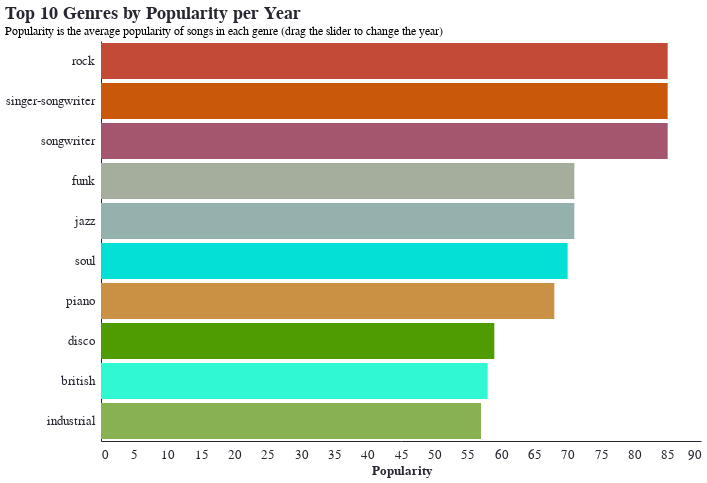

The notebook cell saved with this chart:
### Code cell
# color mapping
fixed_color_scale = alt.Scale(
    domain=mapping_file['genre'].tolist(),
    range=mapping_file['color'].tolist()
)

color_encoding = alt.Color('track_genre:N', scale=fixed_color_scale, legend=None)

# Define the slider
year_param = alt.param(
    name='year_selector',
    bind=alt.binding_range(
        min=int(genre_year['release_year'].min()),
        max=int(genre_year['release_year'].max()),
        step=1,
        name='Year:'
    ),
    value=int(genre_year['release_year'].min())
)

# Create the bar chart
bar_chart = alt.Chart(genre_year).transform_filter(
    alt.datum.release_year == year_param
).transform_window(
    rank='rank(avg_popularity)',
    sort=[alt.SortField('avg_popularity', order='descending')],
    groupby=['release_year']
).transform_filter(
    'datum.rank <= 10'
).mark_bar().encode(
    y=alt.Y('track_genre:N', sort='-x', title=None),
    x=alt.X('avg_popularity:Q', title='Popularity'),
    color=color_encoding,
    tooltip=[
        alt.Tooltip('track_genre:N', title='Genre'),
        alt.Tooltip('avg_popularity:Q', title='Popularity', format='.2f'),
        alt.Tooltip('top_tracks:N', title='Top Songs'),
    ],
).add_params(
    year_param
).properties(
    title=alt.TitleParams(
        text=['Top 10 Genres by Popularity per Year'],
        subtitle=['Popularity is the average popularity of songs in each genre (drag the slider to change the year)'],
    ),
    width=600,
    height=400
)
bar_chart.configure_view(
    strokeWidth=0,
).configure_axis(
    grid=False
)

### Figure 1 — Vega-Lite specification as saved in the notebook (floating-point values rounded to 4 significant figures; data arrays with more than 128 entries replaced by an {"elided": "..."} marker saying what was removed)
{"config": {"arc": {"fill": "#F63366"}, "area": {"fill": "#F63366"}, "circle": {"fill": "#F63366", "stroke": "#262730", "strokeWidth": 0.5}, "line": {"stroke": "#F63366"}, "path": {"stroke": "#F63366"}, "point": {"stroke": "#F63366"}, "rect": {"fill": "#F63366"}, "shape": {"stroke": "#F63366"}, "symbol": {"fill": "#F63366"}, "title": {"font": "IBM Plex Mono", "color": "#262730", "fontSize": 17.6, "anchor": "start"}, "subtitle": {"font": "IBM Plex Mono", "color": "#262730", "fontSize": 18, "anchor": "start"}, "axis": {"titleFont": "IBM Plex Mono", "titleColor": "#262730", "titleFontSize": 12.8, "labelFont": "IBM Plex Mono", "labelColor": "#262730", "labelFontSize": 12.8, "gridColor": "#f0f2f6", "domainColor": "#262730", "tickColor": "#fff", "grid": false}, "header": {"labelFont": "IBM Plex Mono", "titleFont": "IBM Plex Mono", "labelFontSize": 16, "titleFontSize": 16}, "legend": {"titleFont": "IBM Plex Mono", "titleColor": "#262730", "titleFontSize": 12.8, "labelFont": "IBM Plex Mono", "labelColor": "#262730", "labelFontSize": 12.8}, "range": {"category": ["#fcca46", "#fe7f2d", "#233d4d", "#a1c181", "#717744", "#00798c"], "diverging": ["#850018", "#cd1549", "#f6618d", "#fbafc4", "#f5f5f5", "#93c5fe", "#5091e6", "#1d5ebd", "#002f84"], "heatmap": ["#ffb5d4", "#ff97b8", "#ff7499", "#fc4c78", "#ec245f", "#d2004b", "#b10034", "#91001f", "#720008"], "ramp": ["#ffb5d4", "#ff97b8", "#ff7499", "#fc4c78", "#ec245f", "#d2004b", "#b10034", "#91001f", "#720008"], "ordinal": ["#ffb5d4", "#ff97b8", "#ff7499", "#fc4c78", "#ec245f", "#d2004b", "#b10034", "#91001f", "#720008"]}, "view": {"strokeWidth": 0}}, "data": {"name": "data-b347aa60f741c99a34a17cecd7b321b3"}, "mark": {"type": "bar"}, "encoding": {"color": {"field": "track_genre", "legend": null, "scale": {"domain": ["acoustic", "afrobeat", "alt-rock", "alternative", "ambient", "anime", "black-metal", "bluegrass", "blues", "brazil", "breakbeat", "british", "cantopop", "chicago-house", "children", "chill", "classical", "club", "comedy", "country", "dance", "dancehall", "death-metal", "deep-house", "detroit-techno", "disco", "disney", "drum-and-bass", "dub", "dubstep", "edm", "electro", "electronic", "emo", "folk", "forro", "french", "funk", "garage", "german", "gospel", "goth", "grindcore", "groove", "grunge", "guitar", "happy", "hard-rock", "hardcore", "hardstyle", "heavy-metal", "hip-hop", "honky-tonk", "house", "idm", "indian", "indie-pop", "indie", "industrial", "iranian", "j-dance", "j-idol", "j-pop", "j-rock", "jazz", "k-pop", "kids", "latin", "latino", "malay", "mandopop", "metal", "metalcore", "minimal-techno", "mpb", "new-age", "opera", "pagode", "party", "piano", "pop-film", "pop", "power-pop", "progressive-house", "psych-rock", "punk-rock", "punk", "r-n-b", "reggae", "reggaeton", "rock-n-roll", "rock", "rockabilly", "romance", "sad", "salsa", "samba", "sertanejo", "show-tunes", "singer-songwriter", "ska", "sleep", "songwriter", "soul", "spanish", "study", "swedish", "synth-pop", "tango", "techno", "trance", "trip-hop", "turkish", "world-music"], "range": ["#BDA69F", "#0cce35", "#8cd0a4", "#7d6277", "#7248ad", "#477183", "#347a3f", "#2c833f", "#3D71A9", "#1045d1", "#0f4194", "#2ff8d2", "#6ff151", "#771f54", "#0d961f", "#002C5C", "#d6cb4d", "#70dd97", "#e5feba", "#8e6f03", "#4D8076", "#51bedd", "#d860ea", "#ae3550", "#8e4527", "#4f9b02", "#6e3d9a", "#ac561e", "#3454e7", "#2f7c62", "#c285d4", "#3184cf", "#b7cc25", "#b01af6", "#876f47", "#163f22", "#eb39bc", "#A5AE9D", "#c1cf42", "#28587f", "#961b76", "#b92839", "#6273a6", "#239cbb", "#17764b", "#74af15", "#942aa8", "#700000", "#77305d", "#33b675", "#c29fe7", "#8e528e", "#e82565", "#bacb48", "#534765", "#bd885c", "#4B4453", "#6b4481", "#88b151", "#248ede", "#579f7c", "#7d57db", "#53a97d", "#3E4756", "#95B1AE", "#845EC2", "#707166", "#FEFEDF", "#D5CABD", "#7545c9", "#106f71", "#444232", "#cd6578", "#891555", "#21e379", "#6c05f1", "#a11d75", "#6cdd62", "#ff9b3d", "#ca9043", "#eaeea1", "#B39CD0", "#879e5f", "#477da0", "#708600", "#868611", "#db5bad", "#cc7e39", "#b95799", "#FFD38B", "#46d36b", "#C34A36", "#2e8bad", "#181fa3", "#3823ee", "#4e4137", "#E1D376", "#d82559", "#2086b4", "#CA580B", "#c3639a", "#efa43c", "#A5566F", "#05e0d7", "#3aa686", "#889d4f", "#ae2b7a", "#391d5d", "#9645a6", "#de998d", "#50fa0d", "#e84e79", "#01a95e", "#86daed"]}, "type": "nominal"}, "tooltip": [{"field": "track_genre", "title": "Genre", "type": "nominal"}, {"field": "avg_popularity", "format": ".2f", "title": "Popularity", "type": "quantitative"}, {"field": "top_tracks", "title": "Top Songs", "type": "nominal"}], "x": {"field": "avg_popularity", "title": "Popularity", "type": "quantitative"}, "y": {"field": "track_genre", "sort": "-x", "title": null, "type": "nominal"}}, "height": 400, "params": [{"name": "year_selector", "bind": {"input": "range", "max": 2022, "min": 1985, "name": "Year:", "step": 1}, "value": 1985}], "title": {"text": ["Top 10 Genres by Popularity per Year"], "subtitle": ["Popularity is the average popularity of songs in each genre (drag the slider to change the year)"]}, "transform": [{"filter": "(datum.release_year === year_selector)"}, {"window": [{"op": "rank", "field": "avg_popularity", "as": "rank"}], "groupby": ["release_year"], "sort": [{"field": "avg_popularity", "order": "descending"}]}, {"filter": "datum.rank <= 10"}], "width": 600, "$schema": "https://vega.github.io/schema/vega-lite/v5.20.1.json", "datasets": {"data-b347aa60f741c99a34a17cecd7b321b3": {"elided": "3492 records"}}}
